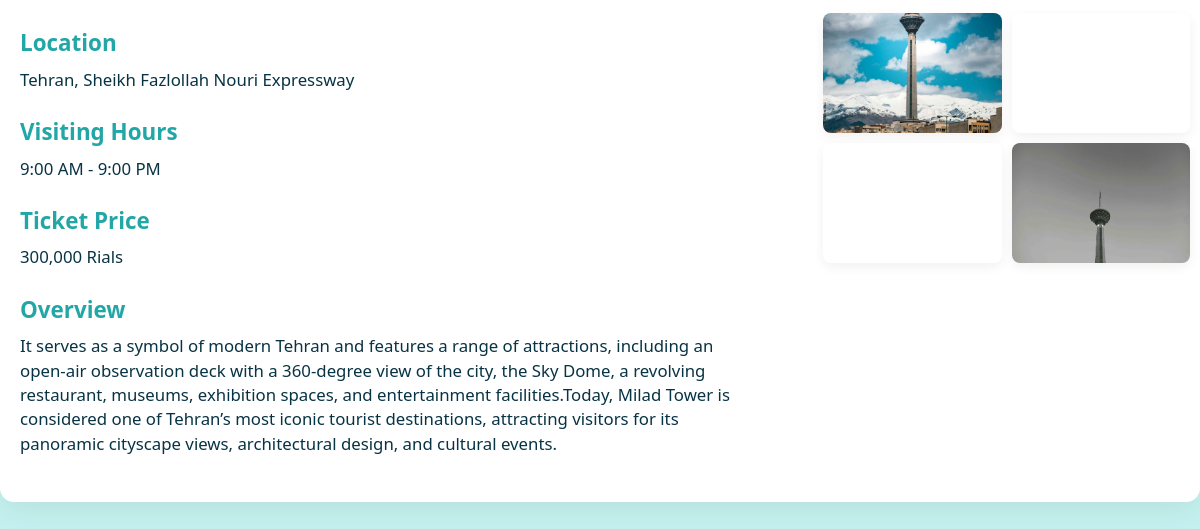
Page /city/Milad Tower on the committed database.
### iranwander/models.py (models this page shows, shortened)
class Place(db.Model):
    id = db.Column(db.Integer, primary_key=True)
    name = db.Column(db.String(128), nullable=True)
    description = db.Column(db.Text(), nullable=True)
    image = db.Column(db.String(128), nullable=True)
    location = db.Column(db.String(255), nullable=True)
    hours = db.Column(db.String(100), nullable=True)
    price = db.Column(db.String(100), nullable=True)
    gallery_images = db.Column(db.Text(), nullable=True)
    city_id = db.Column(db.Integer, db.ForeignKey('city.id'), nullable=True)
    city = db.relationship('City', backref=db.backref('places', lazy=True))

### iranwander/routes/city.py (the view)
@city.route('/<string:place_name>')
def details_place(place_name):
    search_name = place_name.replace('-', ' ').lower()
    place = Place.query.filter(func.lower(Place.name) == search_name).first()
    if place is None:
        abort(404)
    return render_template('cities/attraction_detail.html', attraction=place)

### iranwander/templates/cities/attraction_detail.html (shortened to what this page needs)
{% extends "base.html" %}
{% block content %}
<section class="hero">
</section>
<section class="info">
    <div class="details">
        <h2>Location</h2>
        <p>{{ attraction.location }}</p>
        <h2>Visiting Hours</h2>
        <p>{{ attraction.hours }}</p>
        <h2>Ticket Price</h2>
        <p>{{ attraction.price }}</p>
        <h2>Overview</h2>
        <p>{{ attraction.description }}</p>
    </div>
    <div class="gallery">
        {% for image_name in attraction.gallery_images.split(',') %}
        <img decoding="async" loading="lazy" src="{{ url_for('static', filename='img/' + image_name | trim) }}" alt="{{ attraction.name }} Image" loading="lazy" decoding="async">
        {% endfor %}
    </div>
</section>
{% endblock content %}

### iranwander/templates/base.html (shortened to what this page needs)
<!DOCTYPE html>
<html lang="en">
<head>
    <link rel="stylesheet" href="{{ url_for('static', filename='css/jamshid.css') }}">
</head>
<body>
    <main class="page-content">
        {% block content %}
        {% endblock %}
    </main>
</body>
</html>

### iranwander/static/css/jamshid.css (style rules this page uses)
:root { --bg-1: #e9fbff; --grad-start: #bdeffd; --grad-end: #c8f3e8; --accent: #23a6a6; --accent-dark: #198f8f; --card: #ffffff; --muted: #6b7280; --text: #083344; --glass: rgba(255,255,255,0.55); --shadow: 0 8px 30px rgba(3,18,18,0.07); --round: 14px; --gap: 1.25rem; --transition: 300ms cubic-bezier(.22,.9,.35,1); }
* { box-sizing:border-box;margin:0;padding:0 }
html,body { height:100% }
body { font-family: "Poppins", system-ui, -apple-system, "Segoe UI", Roboto, "Helvetica Neue", Arial; background: linear-gradient(180deg, var(--grad-start) 0%, var(--grad-end) 100%); color:var(--text); -webkit-font-smoothing:antialiased; -moz-osx-font-smoothing:grayscale; line-height:1.45; -webkit-tap-highlight-color: transparent; }
.hero { width: 100%; max-height: 450px; overflow: hidden; margin-bottom: 30px; box-shadow: var(--shadow); }
.info { display: flex; padding: 30px 0; gap: 40px; flex-wrap: wrap; background-color: var(--card); border-radius: var(--round); box-shadow: var(--shadow); margin-top: -80px; position: relative; z-index: 10; }
.details { flex: 2; min-width: 300px; padding: 0 20px; }
.details h2 { color: var(--accent); margin-top: 1.5rem; margin-bottom: 0.5rem; font-size: 1.4rem; font-weight: 700; }
.details p { color: var(--text); font-size: 1.05rem; margin-bottom: 1rem; }
.gallery { flex: 1; display: grid; grid-template-columns: repeat(2, 1fr); gap: 10px; padding: 10px; border-radius: var(--round); background: transparent; box-shadow: none; align-content: start; }
.gallery img { width: 100%; height: 120px; object-fit: cover; border-radius: 8px; box-shadow: 0 4px 12px rgba(3,18,18,0.06); }

### rows in the picture
Place: location "Tehran, Sheikh Fazlollah Nouri Expressway", hours "9:00 AM - 9:00 PM", price "300,000 Rials", description "It serves as a symbol of modern Tehran and features a range of attractions, including an open-air observation deck with a 360-degree view of the city, the Sky Dome, a revolving restaurant, museums, exhibition spaces, and entertainment facilities.Today, Milad Tower is considered one of Tehran’s most iconic tourist destinations, attracting visitors for its panoramic cityscape views, architectural design, and cultural events."
